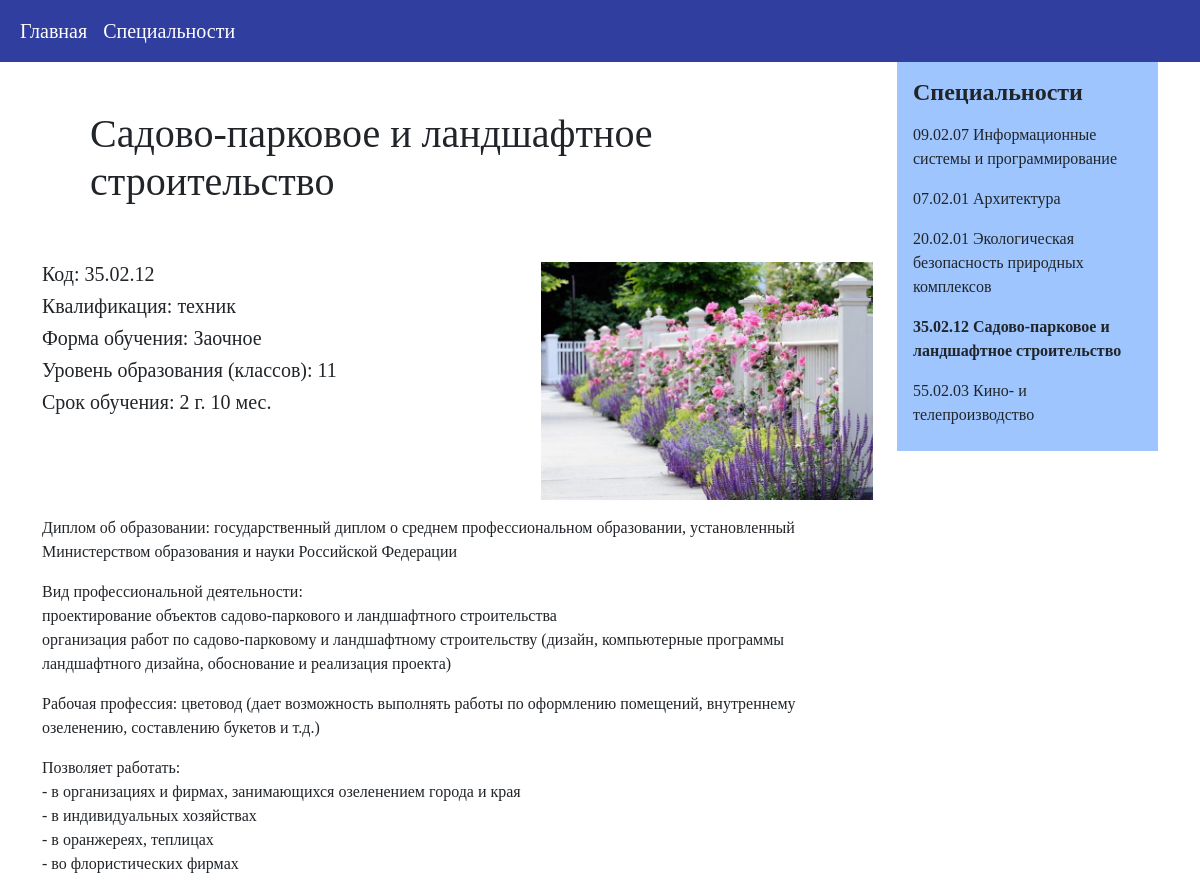
/4, run on the app's committed database.
### main/models.py (models this page shows, shortened)
class Specialty(models.Model):
    title = models.CharField('Название', max_length=100)
    code = models.CharField('Код', max_length=20)
    qualification = models.CharField('Квалификация', max_length=100)
    description = models.TextField('Описание')
    form_of_education = models.CharField('Форма обучения', max_length=20)
    education_level = models.CharField('Уровень образования', max_length=20)
    period_of_study = models.CharField('Срок обучения', max_length=20)
    image_main = models.ImageField('Главная картинка', blank=True, null=True, upload_to='images')
    image_description = models.ImageField('Картинка в описании', blank=True, null=True, upload_to='images')
    class Meta:
        verbose_name = 'Специальность'
        verbose_name_plural = 'Специальности'

### main/views.py (the view)
# urls.py: path('<int:pk>', views.SpecialtyDetailView.as_view(), name='specialty-detail')
class SpecialtyDetailView(DetailView):
    model = Specialty
    template_name = 'main/specialty_detail.html'
    context_object_name = 'specialty'
    extra_context = {'specialities': Specialty.objects.all()}

### main/templates/main/specialty_detail.html (shortened to what this page needs)
{% extends 'main/layout.html' %}
{% block content %}
<div class="features">
    <div class="row">
        <div class="col-sm-9">
            <h1 class="p-5">{{ specialty.title }}</h1>
            <div class="row">
                <div class="col-sm-7">
                    <h5>Код: {{ specialty.code }}</h5>
                    <h5>Квалификация: {{ specialty.qualification }} </h5>
                    <h5>Форма обучения: {{ specialty.form_of_education }} </h5>
                    <h5>Уровень образования (классов): {{ specialty.education_level }} </h5>
                    <h5>Срок обучения: {{ specialty.period_of_study }} </h5>
                </div>
                <div class="col-sm-5">
                    <img src="{{ specialty.image_description.url }}" class="card-img-top">
                </div>
            </div>
            <p>{{ specialty.description|linebreaks }}</p>
        </div>
        <div class="col-sm-3">
            <div class="p-3 bg-secondary-ppk">
                <h4 class="fw-bold">Специальности</h4>
                <ul class="navbar-nav me-auto mb-2 mb-lg-0">
                    {% for spec in specialities %}
                    <li class="nav-item">
                        <a class="nav-link {% if specialty.id == spec.id %}fw-bold{% endif %}" href="{% url 'specialty-detail' spec.id %}">{{ spec.code }} {{ spec.title }}</a>
                    </li>
                    {% endfor %}
                </ul>
            </div>
        </div>
    </div>
</div>
{% endblock %}

### main/static/main/css/style.css (style rules this page uses)
body { font-family: ukAntique }

### main/static/main/css/ppk_style.css (style rules this page uses)
.bg-secondary-ppk { background-color: #9ec5fe }

### data on the page
Specialty: title "Садово-парковое и ландшафтное строительство", code "35.02.12", qualification "техник", form_of_education "Заочное", education_level "11", period_of_study "2 г. 10 мес.", image_description (picture), description "Диплом об образовании: государственный диплом о среднем профессиональном образовании, установленный Министерством образования и науки Российской Федерации Вид профессиональной деятельности: проектирование объектов садово-паркового и ландшафтного строительства организация работ по садово-парковому и ландшафтному строительству (дизайн, компьютерные программы ландшафтного дизайна, обоснование и реализация проекта) Рабочая профессия: цветовод (дает возможность выполнять работы по оформлению помещений, внутреннему озеленению, составлению букетов и т.д.) Позволяет работать: - в организациях и фирмах, занимающихся озеленением города и края - в индивидуальных хозяйствах - в оранжереях, теплицах -…"
Specialty: code "09.02.07", title "Информационные системы и программирование"
Specialty: code "07.02.01", title "Архитектура"
Specialty: code "20.02.01", title "Экологическая безопасность природных комплексов"
Specialty: code "55.02.03", title "Кино- и телепроизводство"
